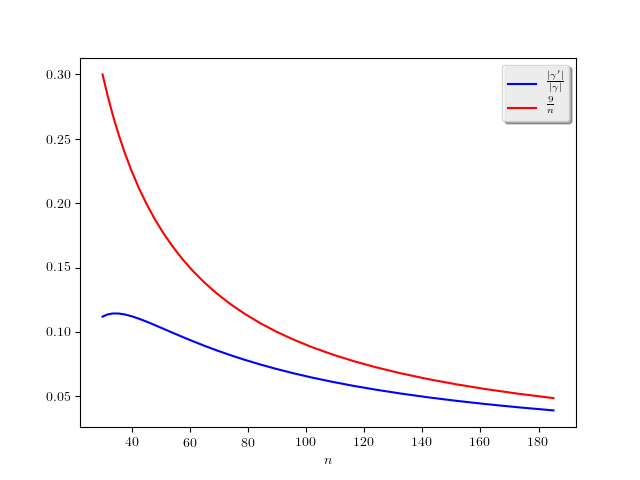

This figure's Python source:
import numpy as np
import matplotlib
import colorsys
matplotlib.rcParams['text.usetex'] = True
matplotlib.rcParams['text.latex.unicode'] = True
matplotlib.rcParams['text.latex.preamble'] = [r'\usepackage{amsmath}', r'\usepackage{amssymb}']
import matplotlib.pyplot as plt
from scipy.special import erf

def get_color(color):
    for hue in range(color):
        hue = 1. * hue / color
        col = [int(x) for x in colorsys.hsv_to_rgb(hue, 1.0, 230)]
        yield "#{0:02x}{1:02x}{2:02x}".format(*col)
color = get_color(15)


v = np.arange(3,6,0.1)
m = np.power(2,v)+1
n = (m+1)*3
g = n*n-n*v-10*n+v*v+2*v+33-(n*n+10*n+4*n*v-4*v*v-33-20*v)/(m-1)
g2 = 1/6.0*(n-m)*(n-m+1)*(n+2*m-4)
plt.plot(n, g/g2, 'b', label=r"$\frac{|\gamma '|}{|\gamma|}$")
plt.plot(n, 9/n, 'r', label=r'$\frac{9}{n}$')

plt.xlabel(r'$n$')
plt.legend(loc='upper right', shadow=True)

plt.savefig("complexity3.png")
plt.show()